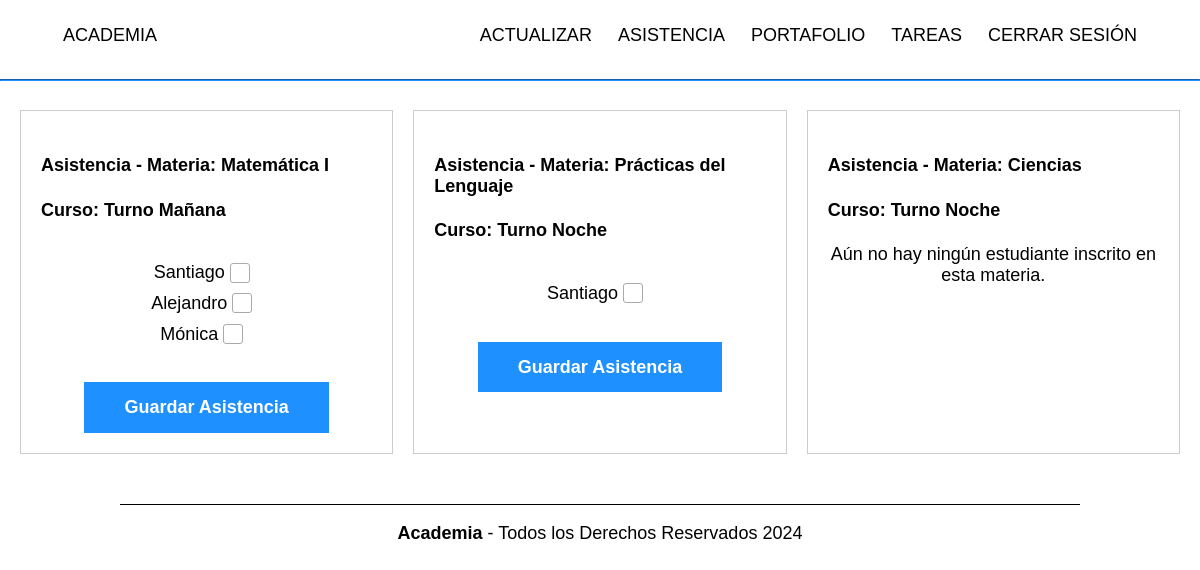
Page /asistencia.php (signed in) on the committed database.
### tables this page shows
CREATE TABLE `materias` (
  `id` int(11) NOT NULL,
  `nombre` varchar(100) NOT NULL,
  `instructor` varchar(255) NOT NULL,
  `curso_id` int(11) NOT NULL
);

CREATE TABLE `cursos` (
  `id` int(11) NOT NULL,
  `title` varchar(255) NOT NULL,
  `description` varchar(255) NOT NULL,
  `begin` timestamp NOT NULL DEFAULT current_timestamp(),
  `duration` int(3) NOT NULL,
  `date` timestamp NOT NULL DEFAULT current_timestamp()
);

CREATE TABLE `usuarios` (
  `id` int(11) NOT NULL,
  `name` varchar(255) NOT NULL,
  `surname` varchar(255) NOT NULL,
  `gender` varchar(255) NOT NULL,
  `email` varchar(255) NOT NULL,
  `password` varchar(255) NOT NULL,
  `role` tinyint(1) NOT NULL,
  `token` varchar(255) NOT NULL,
  `twoFactor` tinyint(1) NOT NULL,
  `active` tinyint(1) NOT NULL,
  `date` datetime NOT NULL DEFAULT current_timestamp()
);

### asistencia.php (the view, shortened to what this page needs)
<?php
include("config/sesion.php");
$select_teacher = $conn->prepare("SELECT materias.*, cursos.title AS nombre_curso FROM `materias` INNER JOIN `cursos` ON materias.curso_id = cursos.id WHERE materias.instructor = ?");
$select_teacher->execute([$user_id]);
if ($select_teacher->rowCount() > 0) {
    $subjects = $select_teacher->fetchAll(PDO::FETCH_ASSOC);
} else {
    header("Location: index.php");
    exit();
}
?>
<!DOCTYPE html>
<html lang="en">
<head>
    <link rel="stylesheet" href="build/css/app.css" />
</head>
<body>
    <?php require("components/header.php"); ?>
    <div class="container">
        <?php foreach ($subjects as $subject) : ?>
            <div class="subject">
                <h4 class="subject-title">Asistencia - Materia: <?php echo $subject['nombre']; ?></h4>
                <h4 class="subject-title">Curso: <?php echo $subject['nombre_curso']; ?></h4>
                <?php
                $select_enrolled_students = $conn->prepare("SELECT usuarios.* FROM `inscripciones_materias` INNER JOIN `usuarios` ON inscripciones_materias.user_id = usuarios.id WHERE inscripciones_materias.materia_id = ?");
                $select_enrolled_students->execute([$subject['id']]);
                $enrolled_students = $select_enrolled_students->fetchAll(PDO::FETCH_ASSOC);
                if (empty($enrolled_students)) {
                    echo "<p class='text-center'>Aún no hay ningún estudiante inscrito en esta materia.</p>";
                } else {
                ?>
                    <div class="student-list-container">
                        <form method="post" class="formulario">
                            <ul style="padding: 0px;">
                                <?php foreach ($enrolled_students as $student) : ?>
                                    <li class="student-item" style="justify-content: center;">
                                        <label>
                                            <?php echo $student['name']; ?>&nbsp;
                                            <span></span>
                                        </label>
                                    </li>
                                <?php endforeach; ?>
                            </ul>
                            <button class="formulario__submit" type="submit">Guardar Asistencia</button>
                        </form>
                    </div>
                <?php } ?>
            </div>
        <?php endforeach; ?>
    </div>
    <?php require("components/footer.php"); ?>
</body>
</html>

### build/css/app.css (style rules this page uses)
* { list-style:none }
html { box-sizing:border-box;font-size:62.5%;height:100% }
*,:after,:before { box-sizing:inherit }
body { font-family:Outfit,sans-serif;font-size:1.8rem }
html { line-height:1.15;-webkit-text-size-adjust:100% }
body { margin:0 }
button,input,optgroup,select,textarea { font-family:inherit;font-size:100%;line-height:1.15;margin:0 }
button,input { overflow:visible }
button,select { text-transform:none }
[type=button],[type=reset],[type=submit],button { -webkit-appearance:button }
.text-center { text-align:center }
.formulario { display:flex;flex-direction:column }
.formulario__submit { align-self:flex-start;background-color:#1e90ff;border:none;color:#fff;display:inline-block;font-size:1.8rem;font-weight:700;margin:1rem auto 0;padding:1.5rem 4rem;text-align:center;transition-duration:.3s;transition-property:background-color;width:100%;width:auto }
.container { display:grid;gap:20px;grid-template-columns:repeat(auto-fit,minmax(300px,1fr));margin:0 auto;padding:20px }
.student-list-container { max-height:400px;overflow-y:auto }
.subject { border:1px solid #ccc;padding:20px }
.student-item { align-items:center;display:flex;margin-bottom:10px }
.student-item label { align-items:center;cursor:pointer;display:flex }
.student-item input[type=checkbox]+span { background-color:#fff;border:1px solid #aaa;border-radius:3px;display:inline-block;height:20px;margin-right:10px;position:relative;width:20px }
.student-item label span { margin-right:10px }

### rows in the picture
materias: nombre "Matemática I", curso.title "Turno Mañana"
usuarios: name "Santiago"
usuarios: name "Alejandro"
usuarios: name "Mónica"
materias: nombre "Prácticas del Lenguaje", curso.title "Turno Noche"
materias: nombre "Ciencias", curso.title "Turno Noche", shows "Aún no hay ningún estudiante inscrito en esta materia."
